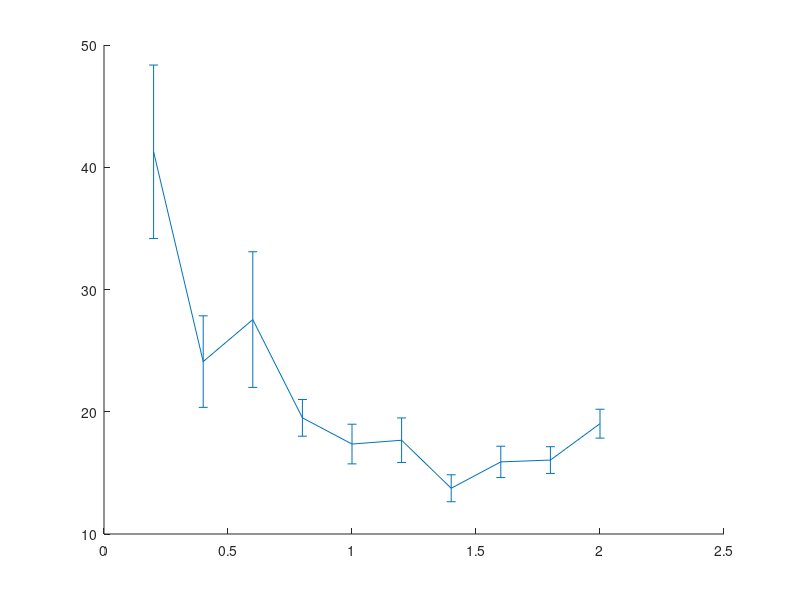

MATLAB code to generate this figure: (Note: this script raises an error after producing the figure.)
% Benchmark_RRT_envI_w_rB.txt - Vanilla use of PCA
% Benchmark_RRT_envI_w_rB_2.txt - Included the NN in the PCA computation

% last updated: 12/11/17

clear all
clc

%%
planners = {'BiRRT','RRT','RRTConnect'};
plannerType = planners{3};
switch plannerType
    case 'BiRRT'
        D{1} = load('Benchmark_CBiRRT_nPCA_rB.txt');
        D{2} = load('Benchmark_CBiRRT_nPCA_rB.txt');
        D{1} = D{1}(D{1}(:,2)==1,:); 
        D{2} = D{2}(D{2}(:,2)==1,:); 
    case 'RRT'
        D{1} = load('Benchmark_RRT_nPCA_rB.txt');
        D{2} = load('Benchmark_RRT_nPCA_rB.txt');
        fprintf('Failures: \t%.1f, %.1f \n', 100-sum(D{1}(:,2))/size(D{1},1)*100, 100-sum(D{2}(:,2))/size(D{2},1)*100);
        D{1} = D{1}(D{1}(:,2)==1,:); 
        D{2} = D{2}(D{2}(:,2)==1,:); 
    case 'RRTConnect'
        D{1} = load('Benchmark_RRTConnect_nPCA_rB.txt');
        D{2} = load('Benchmark_RRTConnect_PCA3_ds05_rB.txt');
        D{3} = load('Benchmark_RRTConnect_PCA3_ds01_rB.txt');
        D{1} = D{1}(D{1}(:,2)==1,:); 
        D{2} = D{2}(D{2}(:,2)==1,:); 
        D{3} = D{3}(D{3}(:,2)==1,:); 
end

%%
disp(['Results for ' plannerType ':']);

%%

for k = 1:size(D,2)
    
    r{k} = sort(unique(D{k}(:,1)));
    for i = 1:length(r{k})
        M = D{k}(D{k}(:,1)==r{k}(i), 1:end);
        t{k}(i) = mean(M(:,4));
        t_ste{k}(i) = std(M(:,4))/sqrt(size(M,1));
    end
    
    [tmin(k), im(k)] = min(t{k});
end
% im(1) = 7;
%%
h = figure(1);
clf
hold on
for i=1:size(t,2)
    errorbar(r{i},t{i},t_ste{i},'-','linewidth',2);
end
hold off
ylabel('mean runtime [msec]');
xlabel('max. local-connection distance');
% legend('w/','w/o');
legend('1','2','3');
% xlim([0 6]);
% xlim([min(rd) max(rd)]);

%%

for k = 1:size(D,2)
    
    sS = r{k}(im(k));
    
    D{k} = D{k}(D{k}(:,1)==sS, 1:end);
    suc = D{k}(:,2)==1;
    F(:,k) = mean(D{k}, 1);
    
    tmin(k) = F(4,k);
end

clc
disp('-----------------------------------');
fprintf('         \t\tw/\tw/o\n');
fprintf('Queries: \t\t%d\t%d\n', size(D{1},1), size(D{2},1));
fprintf('d =      \t\t%.1f\t%.1f\n', F(1,1), F(1,2));
fprintf('Avg. time (for d): \t%.2f\t%.2f \t(sec)\n', F(4,1)*1e3, F(4,2)*1e3);
fprintf('Min. time (for d): \t%.2f\t%.2f \t(sec)\n', min(D{1}(:,4)), min(D{2}(:,4)));
fprintf('Nodes in path:     \t%.1f\t%.1f\n', F(10,1), F(10,2));
fprintf('Nodes in trees:    \t%.1f\t%.1f\n', F(11,1), F(11,2));
disp('------------ Sampling -------------');
fprintf('Sampling time:    \t%.2f\t%.2f \t(sec)\n', F(15,1), F(15,2));
fprintf('Sampling success: \t%.2f\t%.2f \t(%%)\n', 100*F(16,1)/(F(16,1)+F(17,1)), 100*F(16,2)/(F(16,2)+F(17,2)));
disp('------------ loc.-con. ------------');
fprintf('Loc.-con. time:    \t%.2f\t%.2f \t(sec)\n', F(12,1), F(12,2));
fprintf('Loc.-con. count:   \t%.2f\t%.2f \t\n', F(13,1), F(13,2));
fprintf('Loc.-con. success: \t%.2f\t%.2f \t(%%)\n', 100*F(14,1)/F(13,1), 100*F(14,2)/F(13,2));
disp('----------- Projection ------------');
fprintf('Proj. time:        \t%.2f\t%.2f \t(sec)\n', F(6,1), F(6,2));
fprintf('Proj. count:       \t%.2f\t%.2f \t\n', F(5,1), F(5,2));
fprintf('Proj. distance:    \t%.2f\t%.2f \t\n', F(21,1), F(21,2));
disp('--------------- PCA ---------------');
fprintf('PCA time:          \t%.2f\t%.2f \t(msec)\n', F(19,1)*1e3, F(19,2)*1e3);
fprintf('PCA count:       \t%.2f\t%.2f \t\n', F(18,1), F(18,2));

%%
disp(' ');
% fprintf('Avg. speed-up (for all d):  %.2f\n', mean(t{2}'./t{1}'));

%%
%%
%%
% PCS
td = D{1}(:,4);
maxT = max(td);
T1 = linspace(0,maxT,100);
T1 = T1(2:end);
for i = 1:length(T1)
    sd = td < T1(i);
    md(i) = mean(td(sd));
    Md(i) = 1-sum(sd)/length(td);
end
%%
% GD
tg = D{2}(:,4);
maxT = max(tg);
T2 = linspace(0,maxT,1000);
T2 = T2(2:end);
for i = 1:length(T2)
    sg = tg < T2(i);
    mg(i) = mean(tg(sg));
    Mg(i) = 1-sum(sg)/length(tg);
end

%%
h = figure(2);
clf
plot(T1,Md*100,'-k','linewidth',2);
hold on
plot(T2,Mg*100,'--k','linewidth',2);
hold off
xlabel('maximum runtime (sec)');
ylabel('failure rate (%)');
legend('wPCA','woPCA');
% xlim([0 1.2]);%max([T1 T2])]);
% title(plannerType);
set(gca,'fontsize',13);
% set(h, 'Position', [100, 100, 800, 400]);
% print PCS_NR_runtime.eps -depsc -r200